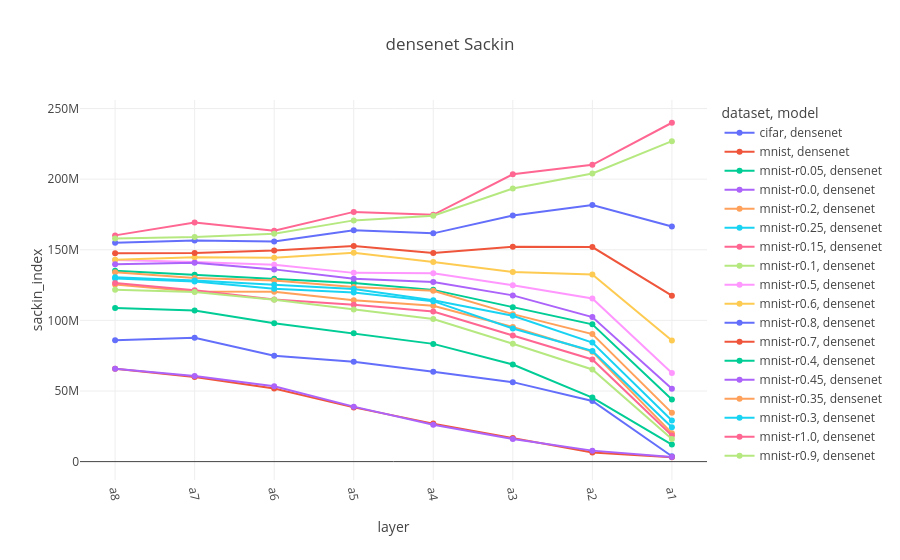

Notebook code for this chart:
### Code cell
densenet = full_data[(full_data["model"].str.contains("densenet")) & (full_data["split"] == "trainUval")].copy()

densenet["layer_idx"] = densenet["layer"].apply(lambda x: layer_order['densenet'].index(x))
densenet.sort_values("layer_idx", inplace=True)

fig = px.line(densenet, x="layer", y="sackin_index", color="dataset", symbol="model", color_discrete_sequence=px.colors.qualitative.Plotly, title="densenet Sackin")
fig.update_xaxes(tickangle=80)
# fig.update_yaxes(type="log")

### Figure 1 — Plotly figure (JSON) as saved in the notebook; plotly's stock layout.template omitted (floating-point values rounded to 4 significant figures)
{"data": [{"hovertemplate": "dataset=cifar<br>model=densenet<br>layer=%{x}<br>sackin_index=%{y}<extra></extra>", "legendgroup": "cifar, densenet", "line": {"color": "#636EFA", "dash": "solid"}, "marker": {"symbol": "circle"}, "mode": "lines+markers", "name": "cifar, densenet", "orientation": "v", "showlegend": true, "type": "scatter", "x": ["a8", "a7", "a6", "a5", "a4", "a3", "a2", "a1"], "xaxis": "x", "y": [85900000.0, 87650000.0, 75020000.0, 70730000.0, 63570000.0, 56280000.0, 42950000.0, 3779000.0], "yaxis": "y"}, {"hovertemplate": "dataset=mnist<br>model=densenet<br>layer=%{x}<br>sackin_index=%{y}<extra></extra>", "legendgroup": "mnist, densenet", "line": {"color": "#EF553B", "dash": "solid"}, "marker": {"symbol": "circle"}, "mode": "lines+markers", "name": "mnist, densenet", "orientation": "v", "showlegend": true, "type": "scatter", "x": ["a8", "a7", "a6", "a5", "a4", "a3", "a2", "a1"], "xaxis": "x", "y": [65700000.0, 59990000.0, 51800000.0, 38400000.0, 26910000.0, 16700000.0, 6411000.0, 3092000.0], "yaxis": "y"}, {"hovertemplate": "dataset=mnist-r0.05<br>model=densenet<br>layer=%{x}<br>sackin_index=%{y}<extra></extra>", "legendgroup": "mnist-r0.05, densenet", "line": {"color": "#00CC96", "dash": "solid"}, "marker": {"symbol": "circle"}, "mode": "lines+markers", "name": "mnist-r0.05, densenet", "orientation": "v", "showlegend": true, "type": "scatter", "x": ["a8", "a7", "a6", "a5", "a4", "a3", "a2", "a1"], "xaxis": "x", "y": [108800000.0, 107000000.0, 97960000.0, 90880000.0, 83370000.0, 68750000.0, 45360000.0, 12060000.0], "yaxis": "y"}, {"hovertemplate": "dataset=mnist-r0.0<br>model=densenet<br>layer=%{x}<br>sackin_index=%{y}<extra></extra>", "legendgroup": "mnist-r0.0, densenet", "line": {"color": "#AB63FA", "dash": "solid"}, "marker": {"symbol": "circle"}, "mode": "lines+markers", "name": "mnist-r0.0, densenet", "orientation": "v", "showlegend": true, "type": "scatter", "x": ["a8", "a7", "a6", "a5", "a4", "a3", "a2", "a1"], "xaxis": "x", "y": [65780000.0, 60540000.0, 53360000.0, 38920000.0, 26150000.0, 16010000.0, 7777000.0, 3223000.0], "yaxis": "y"}, {"hovertemplate": "dataset=mnist-r0.2<br>model=densenet<br>layer=%{x}<br>sackin_index=%{y}<extra></extra>", "legendgroup": "mnist-r0.2, densenet", "line": {"color": "#FFA15A", "dash": "solid"}, "marker": {"symbol": "circle"}, "mode": "lines+markers", "name": "mnist-r0.2, densenet", "orientation": "v", "showlegend": true, "type": "scatter", "x": ["a8", "a7", "a6", "a5", "a4", "a3", "a2", "a1"], "xaxis": "x", "y": [125500000.0, 120500000.0, 120200000.0, 114200000.0, 110400000.0, 95270000.0, 77850000.0, 20150000.0], "yaxis": "y"}, {"hovertemplate": "dataset=mnist-r0.25<br>model=densenet<br>layer=%{x}<br>sackin_index=%{y}<extra></extra>", "legendgroup": "mnist-r0.25, densenet", "line": {"color": "#19D3F3", "dash": "solid"}, "marker": {"symbol": "circle"}, "mode": "lines+markers", "name": "mnist-r0.25, densenet", "orientation": "v", "showlegend": true, "type": "scatter", "x": ["a8", "a7", "a6", "a5", "a4", "a3", "a2", "a1"], "xaxis": "x", "y": [129700000.0, 127500000.0, 122500000.0, 119800000.0, 113600000.0, 94270000.0, 78370000.0, 24360000.0], "yaxis": "y"}, {"hovertemplate": "dataset=mnist-r0.15<br>model=densenet<br>layer=%{x}<br>sackin_index=%{y}<extra></extra>", "legendgroup": "mnist-r0.15, densenet", "line": {"color": "#FF6692", "dash": "solid"}, "marker": {"symbol": "circle"}, "mode": "lines+markers", "name": "mnist-r0.15, densenet", "orientation": "v", "showlegend": true, "type": "scatter", "x": ["a8", "a7", "a6", "a5", "a4", "a3", "a2", "a1"], "xaxis": "x", "y": [126500000.0, 121300000.0, 114800000.0, 111100000.0, 106300000.0, 89230000.0, 72360000.0, 18550000.0], "yaxis": "y"}, {"hovertemplate": "dataset=mnist-r0.1<br>model=densenet<br>layer=%{x}<br>sackin_index=%{y}<extra></extra>", "legendgroup": "mnist-r0.1, densenet", "line": {"color": "#B6E880", "dash": "solid"}, "marker": {"symbol": "circle"}, "mode": "lines+markers", "name": "mnist-r0.1, densenet", "orientation": "v", "showlegend": true, "type": "scatter", "x": ["a8", "a7", "a6", "a5", "a4", "a3", "a2", "a1"], "xaxis": "x", "y": [121700000.0, 120100000.0, 114600000.0, 107600000.0, 101000000.0, 83490000.0, 65250000.0, 16050000.0], "yaxis": "y"}, {"hovertemplate": "dataset=mnist-r0.5<br>model=densenet<br>layer=%{x}<br>sackin_index=%{y}<extra></extra>", "legendgroup": "mnist-r0.5, densenet", "line": {"color": "#FF97FF", "dash": "solid"}, "marker": {"symbol": "circle"}, "mode": "lines+markers", "name": "mnist-r0.5, densenet", "orientation": "v", "showlegend": true, "type": "scatter", "x": ["a8", "a7", "a6", "a5", "a4", "a3", "a2", "a1"], "xaxis": "x", "y": [142800000.0, 141400000.0, 139400000.0, 133600000.0, 133300000.0, 124900000.0, 115500000.0, 62790000.0], "yaxis": "y"}, {"hovertemplate": "dataset=mnist-r0.6<br>model=densenet<br>layer=%{x}<br>sackin_index=%{y}<extra></extra>", "legendgroup": "mnist-r0.6, densenet", "line": {"color": "#FECB52", "dash": "solid"}, "marker": {"symbol": "circle"}, "mode": "lines+markers", "name": "mnist-r0.6, densenet", "orientation": "v", "showlegend": true, "type": "scatter", "x": ["a8", "a7", "a6", "a5", "a4", "a3", "a2", "a1"], "xaxis": "x", "y": [143000000.0, 144600000.0, 144400000.0, 147800000.0, 141300000.0, 134300000.0, 132400000.0, 85720000.0], "yaxis": "y"}, {"hovertemplate": "dataset=mnist-r0.8<br>model=densenet<br>layer=%{x}<br>sackin_index=%{y}<extra></extra>", "legendgroup": "mnist-r0.8, densenet", "line": {"color": "#636EFA", "dash": "solid"}, "marker": {"symbol": "circle"}, "mode": "lines+markers", "name": "mnist-r0.8, densenet", "orientation": "v", "showlegend": true, "type": "scatter", "x": ["a8", "a7", "a6", "a5", "a4", "a3", "a2", "a1"], "xaxis": "x", "y": [155000000.0, 156600000.0, 155900000.0, 163900000.0, 161600000.0, 174300000.0, 181700000.0, 166500000.0], "yaxis": "y"}, {"hovertemplate": "dataset=mnist-r0.7<br>model=densenet<br>layer=%{x}<br>sackin_index=%{y}<extra></extra>", "legendgroup": "mnist-r0.7, densenet", "line": {"color": "#EF553B", "dash": "solid"}, "marker": {"symbol": "circle"}, "mode": "lines+markers", "name": "mnist-r0.7, densenet", "orientation": "v", "showlegend": true, "type": "scatter", "x": ["a8", "a7", "a6", "a5", "a4", "a3", "a2", "a1"], "xaxis": "x", "y": [147600000.0, 147800000.0, 149500000.0, 152700000.0, 147700000.0, 152200000.0, 151900000.0, 117500000.0], "yaxis": "y"}, {"hovertemplate": "dataset=mnist-r0.4<br>model=densenet<br>layer=%{x}<br>sackin_index=%{y}<extra></extra>", "legendgroup": "mnist-r0.4, densenet", "line": {"color": "#00CC96", "dash": "solid"}, "marker": {"symbol": "circle"}, "mode": "lines+markers", "name": "mnist-r0.4, densenet", "orientation": "v", "showlegend": true, "type": "scatter", "x": ["a8", "a7", "a6", "a5", "a4", "a3", "a2", "a1"], "xaxis": "x", "y": [135200000.0, 132400000.0, 129600000.0, 126500000.0, 121600000.0, 109300000.0, 97220000.0, 43960000.0], "yaxis": "y"}, {"hovertemplate": "dataset=mnist-r0.45<br>model=densenet<br>layer=%{x}<br>sackin_index=%{y}<extra></extra>", "legendgroup": "mnist-r0.45, densenet", "line": {"color": "#AB63FA", "dash": "solid"}, "marker": {"symbol": "circle"}, "mode": "lines+markers", "name": "mnist-r0.45, densenet", "orientation": "v", "showlegend": true, "type": "scatter", "x": ["a8", "a7", "a6", "a5", "a4", "a3", "a2", "a1"], "xaxis": "x", "y": [139800000.0, 140800000.0, 136100000.0, 129500000.0, 127200000.0, 117700000.0, 102300000.0, 51670000.0], "yaxis": "y"}, {"hovertemplate": "dataset=mnist-r0.35<br>model=densenet<br>layer=%{x}<br>sackin_index=%{y}<extra></extra>", "legendgroup": "mnist-r0.35, densenet", "line": {"color": "#FFA15A", "dash": "solid"}, "marker": {"symbol": "circle"}, "mode": "lines+markers", "name": "mnist-r0.35, densenet", "orientation": "v", "showlegend": true, "type": "scatter", "x": ["a8", "a7", "a6", "a5", "a4", "a3", "a2", "a1"], "xaxis": "x", "y": [134000000.0, 130000000.0, 128200000.0, 123700000.0, 121000000.0, 104400000.0, 90330000.0, 34540000.0], "yaxis": "y"}, {"hovertemplate": "dataset=mnist-r0.3<br>model=densenet<br>layer=%{x}<br>sackin_index=%{y}<extra></extra>", "legendgroup": "mnist-r0.3, densenet", "line": {"color": "#19D3F3", "dash": "solid"}, "marker": {"symbol": "circle"}, "mode": "lines+markers", "name": "mnist-r0.3, densenet", "orientation": "v", "showlegend": true, "type": "scatter", "x": ["a8", "a7", "a6", "a5", "a4", "a3", "a2", "a1"], "xaxis": "x", "y": [130600000.0, 128300000.0, 125200000.0, 122200000.0, 114300000.0, 103300000.0, 84310000.0, 29170000.0], "yaxis": "y"}, {"hovertemplate": "dataset=mnist-r1.0<br>model=densenet<br>layer=%{x}<br>sackin_index=%{y}<extra></extra>", "legendgroup": "mnist-r1.0, densenet", "line": {"color": "#FF6692", "dash": "solid"}, "marker": {"symbol": "circle"}, "mode": "lines+markers", "name": "mnist-r1.0, densenet", "orientation": "v", "showlegend": true, "type": "scatter", "x": ["a8", "a7", "a6", "a5", "a4", "a3", "a2", "a1"], "xaxis": "x", "y": [160200000.0, 169300000.0, 163500000.0, 176800000.0, 174700000.0, 203400000.0, 210100000.0, 239900000.0], "yaxis": "y"}, {"hovertemplate": "dataset=mnist-r0.9<br>model=densenet<br>layer=%{x}<br>sackin_index=%{y}<extra></extra>", "legendgroup": "mnist-r0.9, densenet", "line": {"color": "#B6E880", "dash": "solid"}, "marker": {"symbol": "circle"}, "mode": "lines+markers", "name": "mnist-r0.9, densenet", "orientation": "v", "showlegend": true, "type": "scatter", "x": ["a8", "a7", "a6", "a5", "a4", "a3", "a2", "a1"], "xaxis": "x", "y": [158000000.0, 159000000.0, 161300000.0, 170800000.0, 174100000.0, 193400000.0, 204000000.0, 226900000.0], "yaxis": "y"}], "layout": {"legend": {"title": {"text": "dataset, model"}, "tracegroupgap": 0}, "title": {"text": "densenet Sackin"}, "xaxis": {"anchor": "y", "domain": [0, 1], "tickangle": 80, "title": {"text": "layer"}}, "yaxis": {"anchor": "x", "domain": [0, 1], "title": {"text": "sackin_index"}}}}
